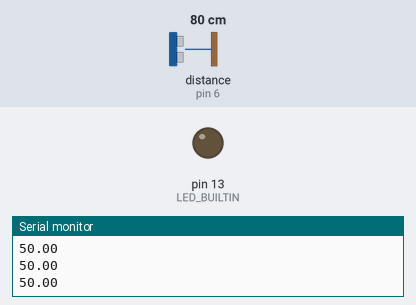
The sketch below on a simulated Arduino Uno, built with avr-gcc and run on an emulated ATmega328P. Shown: output pins drawn as LEDs (lit = HIGH), the last lines printed to the serial monitor. Wiring (inferred from the names in the program): ultrasonic range finder: trigger pin 5; echo pin 6. The inputs (shaded band) are chosen by the test bench; at power-on: distance to the obstacle (sensor on pin 6) 80 cm. The echo pulse lasts 58.3 µs per cm; pins used as bus, display or sensor lines are not drawn.

Above: at 1.2 s.
1.3 s: distance to the obstacle (sensor on pin 6) set to 22 cm
2.8 s: distance to the obstacle (sensor on pin 6) set to 19 cm
At 3.6 s:
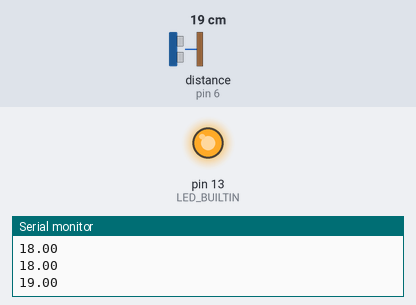
5.3 s: distance to the obstacle (sensor on pin 6) set to 45 cm
6.8 s: distance to the obstacle (sensor on pin 6) set to 53 cm
At 8.9 s:
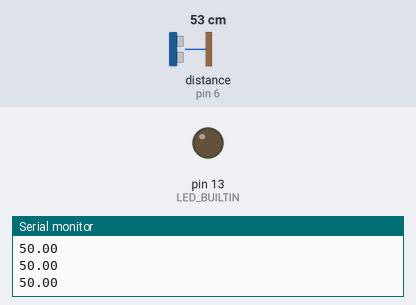
9.4 s: distance to the obstacle (sensor on pin 6) set to 2 cm
At 10.0 s:
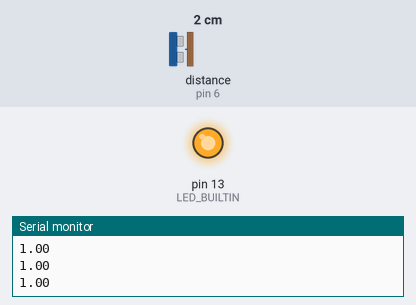
Timing chart, 0 to 13.4 s (numbered marks = the images above; inputs shaded):
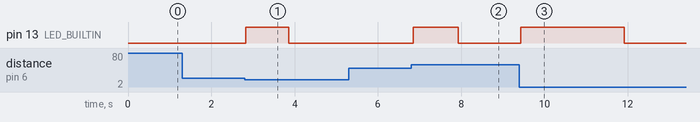

Measured:
- the behaviour switches between 21 and 20 cm on distance to the obstacle (sensor on pin 6) (found by bisection; images 0 and 1)
- the behaviour switches between 49 and 50 cm on distance to the obstacle (sensor on pin 6) (found by bisection; images 1 and 2)
- after the input at 2.8 s, pin 13 (LED_BUILTIN): LOW → HIGH at once, → LOW 1.0 s later
- after the input at 6.8 s, pin 13 (LED_BUILTIN): LOW → HIGH after 0.06 s, → LOW 1.1 s later
- after the input at 9.4 s, pin 13 (LED_BUILTIN): LOW → HIGH at once, → LOW 2.5 s later

The sketch:

AHU-Status-Indicator.ino
```cpp
/*
  Industrial Fan State Monitor

  <desc>

  see details: github link

  created 10 Jun 2026
  by foxes
  modified 11 Jun 2026
  by foxes


*/

#include <math.h>

const int trigPin = 5;
const int echoPin = 6;

const unsigned long REST_INTERVAL_US = 50000;
const unsigned long CLEAR_TIME_US = 2;
const unsigned long TRIG_TIME_US = 10;
const unsigned long ECHO_TIMEOUT_US = 30000;

const int maxDist = 50;

enum SensorState {
  RESTING,
  CLEAR_TRIGGER,
  SEND_TRIGGER,
  WAIT_FOR_ECHO_START,
  WAIT_FOR_ECHO_END
};

SensorState state = RESTING;

unsigned long stateStartMicros = 0;
unsigned long echoStartMicros = 0;
unsigned long lastReadingMicros = 0;

int distance = 0;

float thresh = 30;

const size_t BUFFER_SIZE = 50;
float buffer[BUFFER_SIZE];
size_t head = 0;
size_t count = 0;

bool newReading = false;

void setup() {
  pinMode(trigPin, OUTPUT);
  pinMode(echoPin, INPUT);

  digitalWrite(trigPin, LOW);

  for (size_t i = 0; i < BUFFER_SIZE; i++) {
    buffer[i] = 0;
  }

  pinMode(LED_BUILTIN, OUTPUT);

  Serial.begin(9600);

}

void loop() {
  unsigned long now = micros();

  newReading = false;

  checkSensor(now);

  if (newReading && count > 1 && fabs(getMax() - getMin()) > thresh) {
    digitalWrite(LED_BUILTIN, HIGH);

  } else if (newReading) {
    digitalWrite(LED_BUILTIN, LOW);

  }
}

void checkSensor(unsigned long now) {
  switch (state) {

    case RESTING:
      if (now - lastReadingMicros >= REST_INTERVAL_US) {
        digitalWrite(trigPin, LOW);
        stateStartMicros = now;
        state = CLEAR_TRIGGER;
      }
      break;

    case CLEAR_TRIGGER:
      if (now - stateStartMicros >= CLEAR_TIME_US) {
        digitalWrite(trigPin, HIGH);
        stateStartMicros = now;
        state = SEND_TRIGGER;
      }
      break;

    case SEND_TRIGGER:
      if (now - stateStartMicros >= TRIG_TIME_US) {
        digitalWrite(trigPin, LOW);
        stateStartMicros = now;
        state = WAIT_FOR_ECHO_START;
      }
      break;

    case WAIT_FOR_ECHO_START:
      if (digitalRead(echoPin) == HIGH) {
        echoStartMicros = now;
        state = WAIT_FOR_ECHO_END;
      }

      if (now - stateStartMicros >= ECHO_TIMEOUT_US) {
        lastReadingMicros = now;
        state = RESTING;
      }
      break;

    case WAIT_FOR_ECHO_END:
      if (digitalRead(echoPin) == LOW) {
        unsigned long duration = now - echoStartMicros;

        distance = duration * 0.034 / 2;

        if (distance > maxDist) {
          distance = maxDist;
        }

        addToBuffer(distance);
        newReading = true;

        lastReadingMicros = now;
        state = RESTING;
      }

      if (now - echoStartMicros >= ECHO_TIMEOUT_US) {
        lastReadingMicros = now;
        state = RESTING;
      }
      break;
  }
}

void addToBuffer(float value) {
  if (count < BUFFER_SIZE) {
    count++;
  }

  buffer[head] = value;
  Serial.println(value);
  head = (head + 1) % BUFFER_SIZE;
}

float getMax() {
  if (count == 0) return NAN;

  float maxVal = buffer[0];

  for (size_t i = 1; i < count; i++) {
    if (buffer[i] > maxVal) {
      maxVal = buffer[i];
    }
  }

  return maxVal;
}

float getMin() {
  if (count == 0) return NAN;

  float minVal = buffer[0];

  for (size_t i = 1; i < count; i++) {
    if (buffer[i] < minVal) {
      minVal = buffer[i];
    }
  }

  return minVal;
}
```
